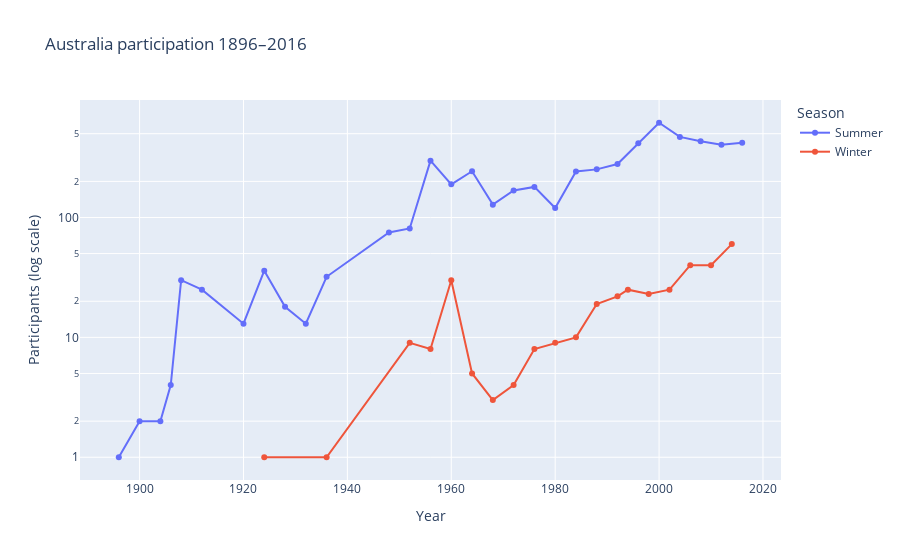

This figure's notebook cell:
### Markdown cell above
log-skala.  fig-axeln logaritmisk

### Code cell
#merge "AUS" and "ANS" to get both NOC:S
australia = merged[merged["NOC"].isin(["AUS", "ANZ"])]   


participation_historical_aus = australia.groupby(["Year", "Season"])["ID"].nunique().reset_index(name="Participants") #. groupby() turns year to index
                                                                                                                      #  .nunique() content in y-axle

fig = px.line(
    participation_historical_aus,
    x= "Year", 
    y= "Participants",
    color="Season",
    markers=True,
    title= "Australia participation 1896–2016"
)

fig.update_yaxes(
    type="log",
    title_text="Participants (log scale)")                   #Clearer curve. Shows growth instead of absolute counts.


fig.show()

### Figure 1 — Plotly figure (JSON) as saved in the notebook; plotly's stock layout.template omitted (floating-point values rounded to 4 significant figures)
{"data": [{"hovertemplate": "Season=Summer<br>Year=%{x}<br>Participants=%{y}<extra></extra>", "legendgroup": "Summer", "line": {"color": "#636efa", "dash": "solid"}, "marker": {"symbol": "circle"}, "mode": "lines+markers", "name": "Summer", "orientation": "v", "showlegend": true, "type": "scatter", "x": [1896.0, 1900.0, 1904.0, 1906.0, 1908.0, 1912.0, 1920.0, 1924.0, 1928.0, 1932.0, 1936.0, 1948.0, 1952.0, 1956.0, 1960.0, 1964.0, 1968.0, 1972.0, 1976.0, 1980.0, 1984.0, 1988.0, 1992.0, 1996.0, 2000.0, 2004.0, 2008.0, 2012.0, 2016.0], "xaxis": "x", "y": [1, 2, 2, 4, 30, 25, 13, 36, 18, 13, 32, 75, 81, 298, 189, 243, 128, 168, 180, 120, 242, 252, 279, 417, 617, 470, 432, 405, 420], "yaxis": "y"}, {"hovertemplate": "Season=Winter<br>Year=%{x}<br>Participants=%{y}<extra></extra>", "legendgroup": "Winter", "line": {"color": "#EF553B", "dash": "solid"}, "marker": {"symbol": "circle"}, "mode": "lines+markers", "name": "Winter", "orientation": "v", "showlegend": true, "type": "scatter", "x": [1924.0, 1936.0, 1952.0, 1956.0, 1960.0, 1964.0, 1968.0, 1972.0, 1976.0, 1980.0, 1984.0, 1988.0, 1992.0, 1994.0, 1998.0, 2002.0, 2006.0, 2010.0, 2014.0], "xaxis": "x", "y": [1, 1, 9, 8, 30, 5, 3, 4, 8, 9, 10, 19, 22, 25, 23, 25, 40, 40, 60], "yaxis": "y"}], "layout": {"legend": {"title": {"text": "Season"}, "tracegroupgap": 0}, "title": {"text": "Australia participation 1896–2016"}, "xaxis": {"anchor": "y", "domain": [0, 1], "title": {"text": "Year"}}, "yaxis": {"anchor": "x", "domain": [0, 1], "title": {"text": "Participants (log scale)"}, "type": "log"}}}
